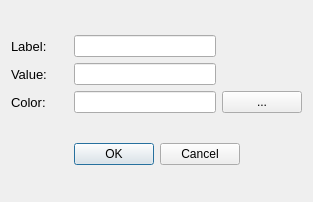
<?xml version="1.0" encoding="UTF-8"?>
<ui version="4.0">
 <class>ChartPointDialog</class>
 <widget class="QDialog" name="ChartPointDialog">
  <property name="geometry">
   <rect>
    <x>0</x>
    <y>0</y>
    <width>313</width>
    <height>202</height>
   </rect>
  </property>
  <property name="windowTitle">
   <string>Dialog</string>
  </property>
  <layout class="QVBoxLayout" name="verticalLayout">
   <item>
    <layout class="QGridLayout" name="gridLayout" columnstretch="2,5,1">
     <item row="2" column="2">
      <widget class="QPushButton" name="colorButton">
       <property name="sizePolicy">
        <sizepolicy hsizetype="Fixed" vsizetype="Fixed">
         <horstretch>0</horstretch>
         <verstretch>0</verstretch>
        </sizepolicy>
       </property>
       <property name="text">
        <string>...</string>
       </property>
      </widget>
     </item>
     <item row="1" column="0">
      <widget class="QLabel" name="value">
       <property name="font">
        <font>
         <pointsize>10</pointsize>
        </font>
       </property>
       <property name="text">
        <string>Value:</string>
       </property>
      </widget>
     </item>
     <item row="1" column="1">
      <widget class="QLineEdit" name="valueEdit"/>
     </item>
     <item row="0" column="0">
      <widget class="QLabel" name="label">
       <property name="font">
        <font>
         <pointsize>10</pointsize>
        </font>
       </property>
       <property name="text">
        <string>Label:</string>
       </property>
      </widget>
     </item>
     <item row="0" column="1">
      <widget class="QLineEdit" name="labelEdit"/>
     </item>
     <item row="2" column="0">
      <widget class="QLabel" name="color">
       <property name="font">
        <font>
         <pointsize>10</pointsize>
        </font>
       </property>
       <property name="text">
        <string>Color:</string>
       </property>
      </widget>
     </item>
     <item row="2" column="1">
      <widget class="QLineEdit" name="colorEdit"/>
     </item>
    </layout>
   </item>
   <item>
    <widget class="QDialogButtonBox" name="buttonBox">
     <property name="orientation">
      <enum>Qt::Horizontal</enum>
     </property>
     <property name="standardButtons">
      <set>QDialogButtonBox::Cancel|QDialogButtonBox::Ok</set>
     </property>
     <property name="centerButtons">
      <bool>true</bool>
     </property>
    </widget>
   </item>
  </layout>
 </widget>
 <resources/>
 <connections>
  <connection>
   <sender>buttonBox</sender>
   <signal>accepted()</signal>
   <receiver>ChartPointDialog</receiver>
   <slot>accept()</slot>
   <hints>
    <hint type="sourcelabel">
     <x>248</x>
     <y>254</y>
    </hint>
    <hint type="destinationlabel">
     <x>157</x>
     <y>274</y>
    </hint>
   </hints>
  </connection>
  <connection>
   <sender>buttonBox</sender>
   <signal>rejected()</signal>
   <receiver>ChartPointDialog</receiver>
   <slot>reject()</slot>
   <hints>
    <hint type="sourcelabel">
     <x>316</x>
     <y>260</y>
    </hint>
    <hint type="destinationlabel">
     <x>286</x>
     <y>274</y>
    </hint>
   </hints>
  </connection>
 </connections>
</ui>
